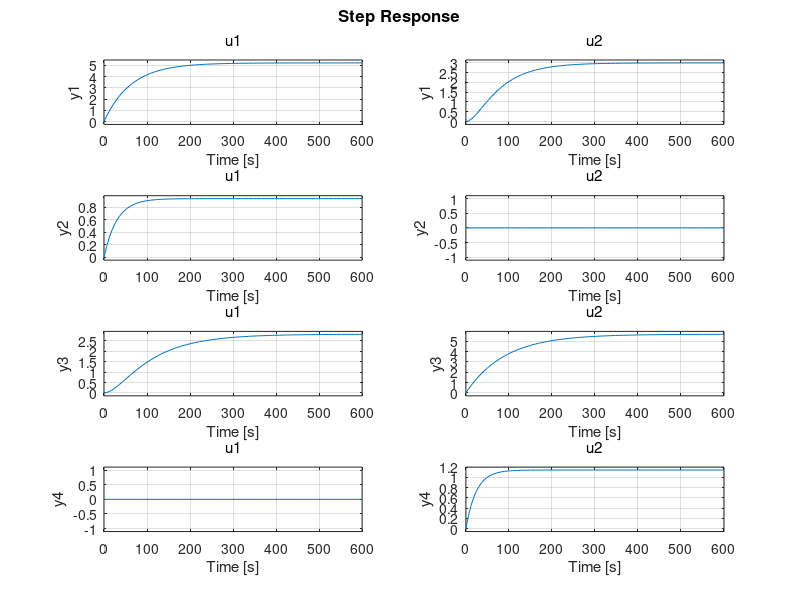
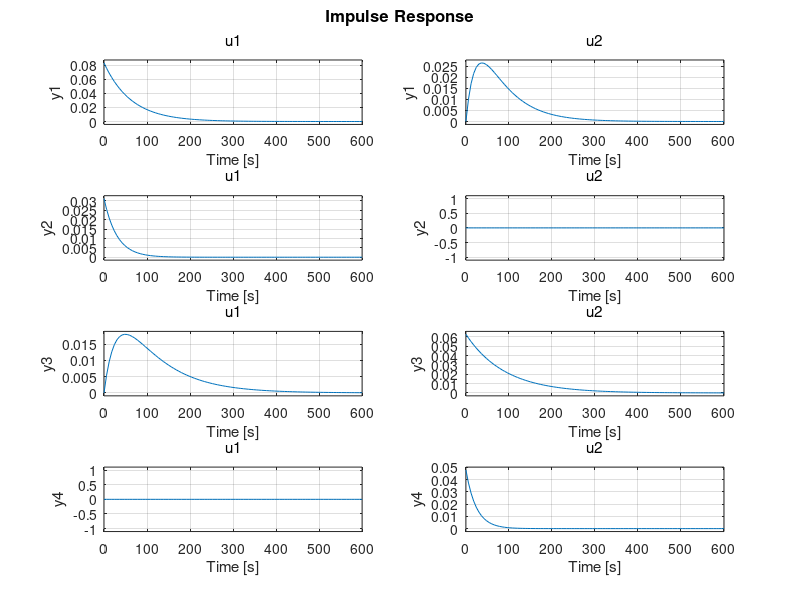
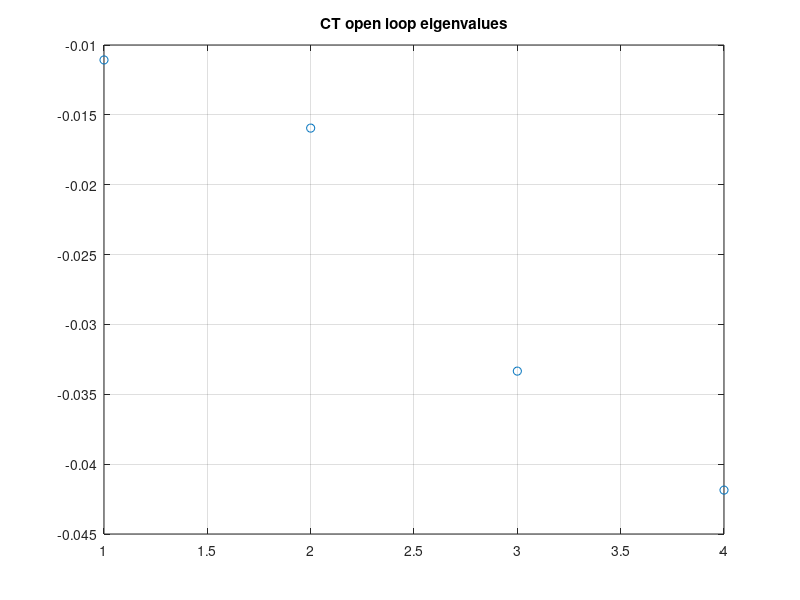

Recreate these plots in MATLAB, in order. (Note: this script raises an error after producing the figures.)
%% Initialization
clc
clear
close all

%% Parameters
%  General Parameters
A1 = 28;    % [cm^2]
A2 = 32;    % [cm^2]
A3 = A1;    % [cm^2]
A4 = A2;    % [cm^2]
a1 = 0.071; % [cm^2]
a2 = 0.057; % [cm^2]
a3 = a1;    % [cm^2]
a4 = a2;    % [cm^2]
kc = 0.50;  % [V/cm]
g = 981;    % [cm/s^2]

% % Parameters P- MINIMUM PHASE
h10 = 12.4; % [cm]
h20 = 12.7; % [cm]
h30 = 1.8;  % [cm]
h40 = 1.4;  % [cm]
v10 = 3.00; % [V]
v20 = 3.00; % [V]
k1 = 3.33;  % [cm^3/V*s]
k2 = 3.35;  % [cm^3/V*s]
gamma1 = 0.7;
gamma2 = 0.6;

% Parameters P+ NON-MINIMUM PHASE
% h10 = 12.6; % [cm]
% h20 = 13; % [cm]
% h30 = 4.8;  % [cm]
% h40 = 4.9;  % [cm]
% v10 = 3.15; % [V]
% v20 = 3.15; % [V]
% k1 = 3.14;  % [cm^3/V*s]
% k2 = 3.19;  % [cm^3/V*s]
% gamma1 = 0.43;
% gamma2 = 0.34;

% Parameters that depends on the operating condition
T1 = A1/a1*sqrt(2*h10/g);
T2 = A2/a2*sqrt(2*h20/g);
T3 = A3/a3*sqrt(2*h30/g);
T4 = A4/a4*sqrt(2*h40/g);
c1 = T1*k1*kc/A1;
c2 = T2*k2*kc/A2;

% Transfer function
s = tf('s');
G11 = gamma1*c1/(1+s*T1);
G12 = (1-gamma2)*c1/((1+s*T3)*(1+s*T1));
G21 = (1-gamma1)*c2/((1+s*T4)*(1+s*T2));
G22 = gamma2*c2/(1+s*T2);
G = [G11 G12;G21 G22];

%% Zero location
% condition: 1-(T3+T4)^2/(4*T3*T4)<=k<=1 
% if k>1 --> s>0 
% if k<-0.0334 --> s are imaginaries (Re<0) 
% if k = 0 --> s are -1/T3 and -1/T4
% k = 0;  
% syms x;
% double(solve((1+x*T3)*(1+x*T4)-k==0));

%% State-space matrices
% The system is input-decoupled
Atot0 =[-1/T1 0 A3/A1/T3 0
    0 -1/T2 0 A4/A2/T4
    0 0 -1/T3 0
    0 0 0 -1/T4];         
Bdec0{1}=[gamma1*k1/A1 0 0 (1-gamma1)*k1/A4]';
Bdec0{2}=[0 gamma2*k2/A2 (1-gamma2)*k2/A3 0]';
% C_real = [kc 0 0 0; 0 kc 0 0];
Ctot=eye(4);
Cdec0{1}=Ctot([1,4],:);
Cdec0{2}=Ctot(2:3,:);
D = 0;

% use suitable change of coordinates to make the state partition 
%  xnew=[xnew1',xnew2']', where xnew1 includes h1 and h4, while
% x2 includes h2 and h3

T=[1 0 0 0;
    0 0 0 1
    0 1 0 0
    0 0 1 0];
Atot=T*Atot0/T;
Bdec{1}=T*Bdec0{1};
Bdec{2}=T*Bdec0{2};
Cdec{1}=Cdec0{1}/T;
Cdec{2}=Cdec0{2}/T;

B(:,1)=Bdec{1};
B(:,2)=Bdec{2};
C(1:2,:)=Cdec{1};
C(3:4,:)=Cdec{2};

N = 2;
rounding_n = 3;

%% C-T system analysis
systemCT = ss(Atot,B,C,D);
% Step response
figure;
step(systemCT);
% Impulse response
figure;
impulse(systemCT);
% Eigenvalues
eig_OL_CT=eig(Atot);
figure;
plot(eig_OL_CT,'o');grid;title('CT open loop eigenvalues')
% Spectral abscissa
rho_CT = max(real(eig(Atot)));
% Eigenvalues on the diagonal of D and eigenvectors on columns of V
[Vec, Dc] = eig(Atot);
% Columns of V are the generalized eigenvectors
[Vjc, Jc] = jordan(Atot);

%% D-T system analysis
% sampling time TS chose considering Ttransient = 5/rho
TS = 1;
systemDT = c2d(systemCT, TS);
[Ftot,G,H,L,Ts]=ssdata(systemDT);
Gdec{1} = G(:,1);
Gdec{2} = G(:,2);
Hdec{1} = H(1:2,:);
Hdec{2} = H(3:4,:);

% Step response
figure;
step(systemDT);
% Impulse response
figure;
impulse(systemDT);
% Eigenvalues
eig_OL_DT=eig(Ftot);
figure;
plot(eig_OL_DT,'o');grid;title('DT open loop eigenvalues')
% Spectral abscissa
rho_DT = max(abs(eig(Ftot)));
% Eigenvalues on the diagonal of D and eigenvectors on columns of V
[Ved, Dd] = eig(Ftot);
% Columns of V are the generalized eigenvectors
[Vjd, Jd] = jordan(Ftot);

%% Centralized Control
ContStruc = ones(N,N);
[CFM_CT]=di_fixed_modes(Atot,Bdec,Cdec,N,ContStruc,rounding_n);
[CFM_DT]=di_fixed_modes(Ftot,Gdec,Hdec,N,ContStruc,rounding_n);
[K_c_CT, rho_c_CT, feas_c_CT] = LMI_CT_DeDicont(Atot,Bdec,Cdec,N,ContStruc);
[K_c_DT, rho_c_DT, feas_c_DT] = LMI_DT_DeDicont(Ftot,Gdec,Hdec,N,ContStruc);
% CT closed-loop stability
A_c_cl=Atot+B*K_c_CT;
eig_c_CL_CT=eig(A_c_cl);
figure;
plot(eig_c_CL_CT,'o');grid;title('CT centralized closed loop eigenvalues')
xlabel('Real')
ylabel('Imaginary')
% Free motion
% x0=[10.0 4.0 5.0 8.0]';
% plot_trajectories(A,B,C,zeros(nx,nu),x0,0.01,1);
% Tsp=0.01;
% plot_CT(Atot,B,K_c_CT,x0,Tsp,10);
% DT closed-loop stability
F_c_cl=Ftot+B*K_c_DT;
eig_c_CL_DT=eig(F_c_cl);
figure;
plot(eig_c_CL_DT,'o');grid;title('DT centralized closed loop eigenvalues')
xlabel('Real')
ylabel('Imaginary')
% Free motion
% x0=[10.0 4.0 5.0 8.0]';
% plot_trajectories(A,B,C,zeros(nx,nu),x0,0.01,1);
% Tsp=0.01;
% plot_CT(Atot,B,K_c_CT,x0,Tsp,10);

%% Decentralized Control
ContStruc = diag(ones(N,1));

[DFM_CT]=di_fixed_modes(Atot,Bdec,Cdec,N,ContStruc,rounding_n);
[DFM_DT]=di_fixed_modes(Ftot,Gdec,Hdec,N,ContStruc,rounding_n);
[K_dec_CT, rho_dec_CT, feas_dec_CT] = LMI_CT_DeDicont(Atot,Bdec,Cdec,N,ContStruc);
[K_dec_DT, rho_dec_DT, feas_dec_DT] = LMI_DT_DeDicont(Ftot,Gdec,Hdec,N,ContStruc);
% CT closed-loop stability
A_dec_cl=Atot+B*K_dec_CT;
eig_dec_CL_CT=eig(A_dec_cl);
figure;
plot(eig_dec_CL_CT,'o');grid;title('CT decentralized closed loop eigenvalues')
xlabel('Real')
ylabel('Imaginary')
% DT closed-loop stability
F_dec_cl=Ftot+B*K_dec_DT;
eig_dec_CL_DT=eig(F_dec_cl);
figure;
plot(eig_dec_CL_DT,'o');grid;title('DT decentralized closed loop eigenvalues')
xlabel('Real')
ylabel('Imaginary')

%% Distributed Control
% ContStruc = [1 1
%               1 1];





